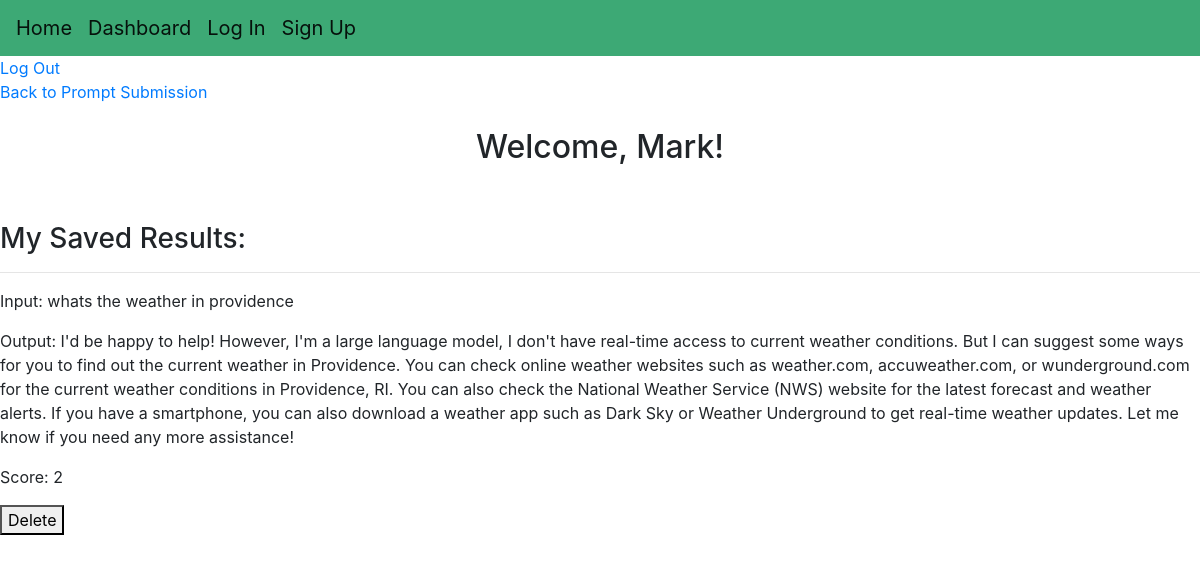
The page /dashboard (signed in) on the database its author committed.
### app.py (models this page shows)
class User(db.Model, UserMixin):
     id = db.Column(db.Integer, primary_key=True)
     username = db.Column(db.String(20), nullable=False, unique=True)
     password = db.Column(db.String(80), nullable=False)

class Prompts(db.Model):
     id = db.Column(db.Integer, primary_key=True)
     user = db.Column(db.String)
     input = db.Column(db.String(1000), nullable=False, unique=False)
     output = db.Column(db.String(1000), nullable=False)
     overall = db.Column(db.Integer)

### app.py (the view)
@app.route('/dashboard', methods=["POST", "GET"])
@login_required
def dashboard():
    finalUserPrompts = []
    userPrompts = Prompts.query.filter_by(user = session['user']).all()
    for entry in userPrompts:
        prompt = {}
        prompt["Search"] = entry.id
        prompt["Input"] = entry.input
        prompt["Output"] = entry.output
        prompt["Score"] = entry.overall
        finalUserPrompts.append(prompt)
    return render_template('dashboard.html', userPrompts = finalUserPrompts)

### app.py (called while the page is built)
@login_manager.user_loader
def load_user(user_id):
     return User.query.get(int(user_id))

### templates/dashboard.html
{% extends "index.html" %}
{% block content %}
<a href="{{ url_for('logout') }}">Log Out</a><br>
<a href="{{ url_for('hello') }}">Back to Prompt Submission</a>
<br><br>
<center><h2>Welcome, {{ current_user.username }}!</h2></center> <br><br>
<h3>My Saved Results:</h3>
{% for prompt in userPrompts%}
    <hr></hr>
    {% for key, value in prompt.items() %}
        {% if key == 'Search' %}
            <p> </p>
        {% else %}
            <p>{{ key }}: {{ value }}</p>
        {% endif %}
    {% endfor %}
        <form action="{{ url_for('delete', id=prompt["Search"]) }}">
        <button type="submit">Delete</button>
    {% endfor %}
{% endblock %}

### templates/index.html (shortened to what this page needs)
<!DOCTYPE html>
<html lang="en">
<head>
    <link rel="stylesheet" href="https://cdn.jsdelivr.net/npm/bootstrap@4.6.2/dist/css/bootstrap.min.css">
    <link rel= "stylesheet" type= "text/css" href= "{{ url_for('static',filename='styles/main.css') }}">
    <nav class="navbar navbar-expand-md navbar-light" style="background-color: #3da975;">
        <a class="navbar-brand" href="{{ url_for('hello') }}">Home</a>
        <a class="navbar-brand" href="{{ url_for('dashboard') }}">Dashboard</a>
        <a class="navbar-brand" href="{{ url_for('login') }}">Log In</a>
        <a class="navbar-brand" href="{{ url_for('register') }}">Sign Up</a>
    </nav>
</head>
<body>
    {% block content %}
    {% endblock %}
</body>
</html>

### rows shown on the page
User: username "Mark"
Prompts: key "Input", input "whats the weather in providence", key "Output", output "I'd be happy to help! However, I'm a large language model, I don't have real-time access to current weather conditions. But I can suggest some ways for you to find out the current weather in Providence. You can check online weather websites such as weather.com, accuweather.com, or wunderground.com for the current weather conditions in Providence, RI. You can also check the National Weather Service (NWS) website for the latest forecast and weather alerts. If you have a smartphone, you can also download a weather app such as Dark Sky or Weather Underground to get real-time weather updates. Let me know if you need any more assistance!", prompt "Score", prompt "2"
